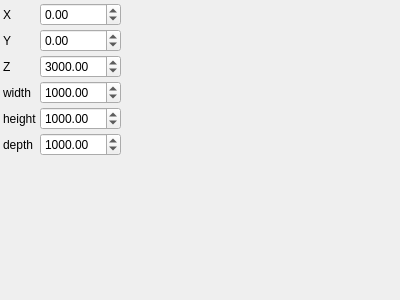
<?xml version="1.0" encoding="UTF-8"?>
<ui version="4.0">
 <class>AxisAlignedBoxParametersControlWidget</class>
 <widget class="QWidget" name="AxisAlignedBoxParametersControlWidget">
  <property name="geometry">
   <rect>
    <x>0</x>
    <y>0</y>
    <width>400</width>
    <height>300</height>
   </rect>
  </property>
  <property name="windowTitle">
   <string>AxisAlignedBoxParameters</string>
  </property>
   <layout class="QGridLayout" name="gridLayout">
    <property name="margin">
     <number>3</number>
    </property>
    <property name="spacing">
     <number>3</number>
    </property>
    <item row="0" column="0">
     <widget class="QLabel" name="label_0">
       <property name="text">
         <string>X</string>
       </property>
     </widget>
    </item>
    <item row="0" column="1">
     <widget class="QDoubleSpinBox" name="xSpinBox">
       <property name="toolTip">
         <string>X</string>
       </property>
       <property name="minimum">
        <double>-50000</double>
       </property>
       <property name="maximum">
        <double>50000</double>
       </property>
       <property name="singleStep">
        <double>100</double>
       </property>
       <property name="value">
        <double>0</double>
       </property>
     </widget>
    </item>
    <item row="1" column="0">
     <widget class="QLabel" name="label_1">
       <property name="text">
         <string>Y</string>
       </property>
     </widget>
    </item>
    <item row="1" column="1">
     <widget class="QDoubleSpinBox" name="ySpinBox">
       <property name="toolTip">
         <string>Y</string>
       </property>
       <property name="minimum">
        <double>-50000</double>
       </property>
       <property name="maximum">
        <double>50000</double>
       </property>
       <property name="singleStep">
        <double>100</double>
       </property>
       <property name="value">
        <double>0</double>
       </property>
     </widget>
    </item>
    <item row="2" column="0">
     <widget class="QLabel" name="label_2">
       <property name="text">
         <string>Z</string>
       </property>
     </widget>
    </item>
    <item row="2" column="1">
     <widget class="QDoubleSpinBox" name="zSpinBox">
       <property name="toolTip">
         <string>Z</string>
       </property>
       <property name="minimum">
        <double>-50000</double>
       </property>
       <property name="maximum">
        <double>50000</double>
       </property>
       <property name="singleStep">
        <double>100</double>
       </property>
       <property name="value">
        <double>3000</double>
       </property>
     </widget>
    </item>
    <item row="3" column="0">
     <widget class="QLabel" name="label_3">
       <property name="text">
         <string>width</string>
       </property>
     </widget>
    </item>
    <item row="3" column="1">
     <widget class="QDoubleSpinBox" name="widthSpinBox">
       <property name="toolTip">
         <string>width</string>
       </property>
       <property name="minimum">
        <double>-50000</double>
       </property>
       <property name="maximum">
        <double>50000</double>
       </property>
       <property name="singleStep">
        <double>100</double>
       </property>
       <property name="value">
        <double>1000</double>
       </property>
     </widget>
    </item>
    <item row="4" column="0">
     <widget class="QLabel" name="label_4">
       <property name="text">
         <string>height</string>
       </property>
     </widget>
    </item>
    <item row="4" column="1">
     <widget class="QDoubleSpinBox" name="heightSpinBox">
       <property name="toolTip">
         <string>height</string>
       </property>
       <property name="minimum">
        <double>-50000</double>
       </property>
       <property name="maximum">
        <double>50000</double>
       </property>
       <property name="singleStep">
        <double>100</double>
       </property>
       <property name="value">
        <double>1000</double>
       </property>
     </widget>
    </item>
    <item row="5" column="0">
     <widget class="QLabel" name="label_5">
       <property name="text">
         <string>depth</string>
       </property>
     </widget>
    </item>
    <item row="5" column="1">
     <widget class="QDoubleSpinBox" name="depthSpinBox">
       <property name="toolTip">
         <string>depth</string>
       </property>
       <property name="minimum">
        <double>-50000</double>
       </property>
       <property name="maximum">
        <double>50000</double>
       </property>
       <property name="singleStep">
        <double>100</double>
       </property>
       <property name="value">
        <double>1000</double>
       </property>
     </widget>
    </item>
   <item row="6" column="0">
    <spacer name="verticalSpacer">
     <property name="orientation">
      <enum>Qt::Vertical</enum>
     </property>
     <property name="sizeHint" stdset="0">
      <size>
       <width>0</width>
       <height>0</height>
      </size>
     </property>
    </spacer>
   </item>
   <item row="6" column="2">
    <spacer name="horizontalSpacer">
     <property name="orientation">
      <enum>Qt::Horizontal</enum>
     </property>
     <property name="sizeHint" stdset="0">
      <size>
       <width>0</width>
       <height>0</height>
      </size>
     </property>
    </spacer>
   </item>
  </layout>
 </widget>
 <layoutdefault spacing="3" margin="3"/>
 <resources/>
 <connections>
  <connection>
   <sender>xSpinBox</sender>
   <signal>valueChanged(double)</signal>
   <receiver>AxisAlignedBoxParametersControlWidget</receiver>
   <slot>changeParameters()</slot>
  </connection>
  <connection>
   <sender>ySpinBox</sender>
   <signal>valueChanged(double)</signal>
   <receiver>AxisAlignedBoxParametersControlWidget</receiver>
   <slot>changeParameters()</slot>
  </connection>
  <connection>
   <sender>zSpinBox</sender>
   <signal>valueChanged(double)</signal>
   <receiver>AxisAlignedBoxParametersControlWidget</receiver>
   <slot>changeParameters()</slot>
  </connection>
  <connection>
   <sender>widthSpinBox</sender>
   <signal>valueChanged(double)</signal>
   <receiver>AxisAlignedBoxParametersControlWidget</receiver>
   <slot>changeParameters()</slot>
  </connection>
  <connection>
   <sender>heightSpinBox</sender>
   <signal>valueChanged(double)</signal>
   <receiver>AxisAlignedBoxParametersControlWidget</receiver>
   <slot>changeParameters()</slot>
  </connection>
  <connection>
   <sender>depthSpinBox</sender>
   <signal>valueChanged(double)</signal>
   <receiver>AxisAlignedBoxParametersControlWidget</receiver>
   <slot>changeParameters()</slot>
  </connection>
 </connections>
 <slots>
  <slot>changeParameters()</slot>
 </slots>
 <customwidgets>
 </customwidgets>
</ui>
